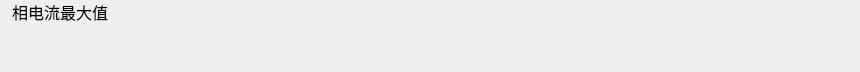
<?xml version="1.0" encoding="UTF-8"?>
<ui version="4.0">
 <class>MpduRtuTest_LineItemWid</class>
 <widget class="QWidget" name="MpduRtuTest_LineItemWid">
  <property name="geometry">
   <rect>
    <x>0</x>
    <y>0</y>
    <width>860</width>
    <height>72</height>
   </rect>
  </property>
  <property name="windowTitle">
   <string>Form</string>
  </property>
  <layout class="QGridLayout" name="gridLayout" columnstretch="0">
   <property name="leftMargin">
    <number>0</number>
   </property>
   <property name="topMargin">
    <number>0</number>
   </property>
   <property name="rightMargin">
    <number>0</number>
   </property>
   <property name="bottomMargin">
    <number>0</number>
   </property>
   <property name="spacing">
    <number>0</number>
   </property>
   <item row="0" column="0">
    <layout class="QHBoxLayout" name="horizontalLayout" stretch="2,1,1,1">
     <property name="spacing">
      <number>30</number>
     </property>
     <item>
      <widget class="QLabel" name="label">
       <property name="minimumSize">
        <size>
         <width>120</width>
         <height>0</height>
        </size>
       </property>
       <property name="maximumSize">
        <size>
         <width>120</width>
         <height>16777215</height>
        </size>
       </property>
       <property name="font">
        <font>
         <family>微软雅黑</family>
         <pointsize>12</pointsize>
        </font>
       </property>
       <property name="text">
        <string>相电流最大值</string>
       </property>
       <property name="alignment">
        <set>Qt::AlignHCenter|Qt::AlignTop</set>
       </property>
       <property name="margin">
        <number>10</number>
       </property>
      </widget>
     </item>
     <item>
      <widget class="QWidget" name="widget_1" native="true">
       <property name="sizePolicy">
        <sizepolicy hsizetype="Preferred" vsizetype="Preferred">
         <horstretch>0</horstretch>
         <verstretch>0</verstretch>
        </sizepolicy>
       </property>
       <property name="minimumSize">
        <size>
         <width>200</width>
         <height>0</height>
        </size>
       </property>
       <property name="font">
        <font>
         <pointsize>12</pointsize>
        </font>
       </property>
      </widget>
     </item>
     <item>
      <widget class="QWidget" name="widget_2" native="true">
       <property name="font">
        <font>
         <pointsize>12</pointsize>
        </font>
       </property>
      </widget>
     </item>
     <item>
      <widget class="QWidget" name="widget_3" native="true">
       <property name="font">
        <font>
         <pointsize>12</pointsize>
        </font>
       </property>
      </widget>
     </item>
    </layout>
   </item>
  </layout>
 </widget>
 <resources/>
 <connections/>
</ui>
